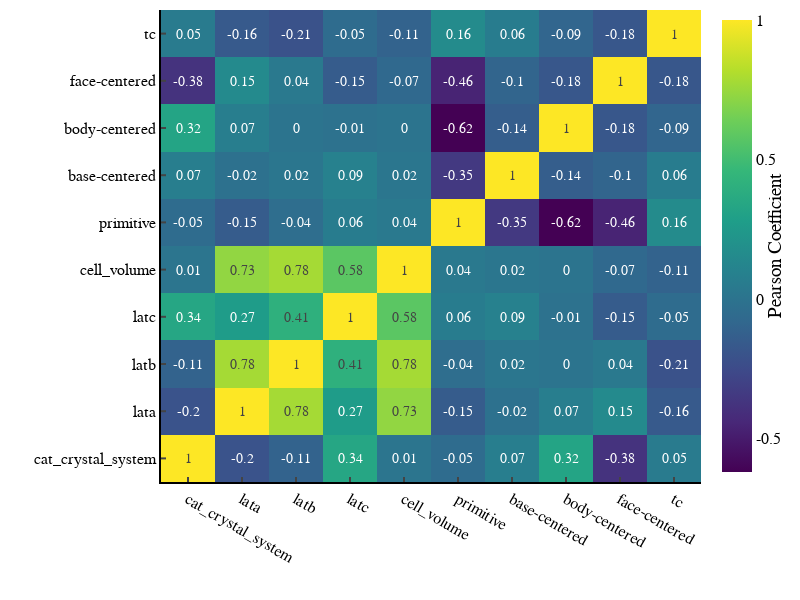

Write notebook code for a chart like this one.
### Markdown cell above
Really unexpected correlation here with tc I expected volume to have a much higher correlation, I wonder if the latc value here is because of the cuprates?

### Code cell
df_without_cuprates = df_MP_non_zero[df_MP_non_zero['sc_class'] != 'Cuprate']
corr_matrix(df_without_cuprates, crystal_properties, 800, 600, 14)

### Figure 1 — Plotly figure (JSON) as saved in the notebook; plotly's stock layout.template omitted (floating-point values rounded to 4 significant figures)
{"data": [{"colorbar": {"ticktext": [-1, -0.5, 0, 0.5, 1], "tickvals": [-1, -0.5, 0, 0.5, 1], "title": {"side": "right", "text": "Pearson Coefficient"}}, "colorscale": [[0, "#440154"], [0.1111, "#482878"], [0.2222, "#3e4989"], [0.3333, "#31688e"], [0.4444, "#26828e"], [0.5556, "#1f9e89"], [0.6667, "#35b779"], [0.7778, "#6ece58"], [0.8889, "#b5de2b"], [1, "#fde725"]], "text": [[1, -0.2, -0.11, 0.34, 0.01, -0.05, 0.07, 0.32, -0.38, 0.05, 0.05], [-0.2, 1, 0.78, 0.27, 0.73, -0.15, -0.02, 0.07, 0.15, -0.16, -0.16], [-0.11, 0.78, 1, 0.41, 0.78, -0.04, 0.02, 0, 0.04, -0.21, -0.21], [0.34, 0.27, 0.41, 1, 0.58, 0.06, 0.09, -0.01, -0.15, -0.05, -0.05], [0.01, 0.73, 0.78, 0.58, 1, 0.04, 0.02, 0, -0.07, -0.11, -0.11], [-0.05, -0.15, -0.04, 0.06, 0.04, 1, -0.35, -0.62, -0.46, 0.16, 0.16], [0.07, -0.02, 0.02, 0.09, 0.02, -0.35, 1, -0.14, -0.1, 0.06, 0.06], [0.32, 0.07, 0, -0.01, 0, -0.62, -0.14, 1, -0.18, -0.09, -0.09], [-0.38, 0.15, 0.04, -0.15, -0.07, -0.46, -0.1, -0.18, 1, -0.18, -0.18], [0.05, -0.16, -0.21, -0.05, -0.11, 0.16, 0.06, -0.09, -0.18, 1, 1], [0.05, -0.16, -0.21, -0.05, -0.11, 0.16, 0.06, -0.09, -0.18, 1, 1]], "textfont": {"size": 14}, "texttemplate": "%{text}", "type": "heatmap", "x": ["cat_crystal_system", "lata", "latb", "latc", "cell_volume", "primitive", "base-centered", "body-centered", "face-centered", "tc", "tc"], "y": ["cat_crystal_system", "lata", "latb", "latc", "cell_volume", "primitive", "base-centered", "body-centered", "face-centered", "tc", "tc"], "z": [[1, -0.2, -0.11, 0.34, 0.01, -0.05, 0.07, 0.32, -0.38, 0.05, 0.05], [-0.2, 1, 0.78, 0.27, 0.73, -0.15, -0.02, 0.07, 0.15, -0.16, -0.16], [-0.11, 0.78, 1, 0.41, 0.78, -0.04, 0.02, 0, 0.04, -0.21, -0.21], [0.34, 0.27, 0.41, 1, 0.58, 0.06, 0.09, -0.01, -0.15, -0.05, -0.05], [0.01, 0.73, 0.78, 0.58, 1, 0.04, 0.02, 0, -0.07, -0.11, -0.11], [-0.05, -0.15, -0.04, 0.06, 0.04, 1, -0.35, -0.62, -0.46, 0.16, 0.16], [0.07, -0.02, 0.02, 0.09, 0.02, -0.35, 1, -0.14, -0.1, 0.06, 0.06], [0.32, 0.07, 0, -0.01, 0, -0.62, -0.14, 1, -0.18, -0.09, -0.09], [-0.38, 0.15, 0.04, -0.15, -0.07, -0.46, -0.1, -0.18, 1, -0.18, -0.18], [0.05, -0.16, -0.21, -0.05, -0.11, 0.16, 0.06, -0.09, -0.18, 1, 1], [0.05, -0.16, -0.21, -0.05, -0.11, 0.16, 0.06, -0.09, -0.18, 1, 1]]}], "layout": {"font": {"color": "black", "family": "Helvetica", "size": 16}, "height": 600, "margin": {"b": 5, "l": 5, "r": 5, "t": 10}, "paper_bgcolor": "white", "plot_bgcolor": "white", "width": 800, "xaxis": {"linecolor": "black", "linewidth": 2, "showline": true, "ticklen": 5, "ticks": "inside", "tickwidth": 2, "title": {"text": ""}}, "yaxis": {"linecolor": "black", "linewidth": 2, "showline": true, "ticklen": 5, "ticks": "inside", "tickwidth": 2, "title": {"text": ""}}}}
